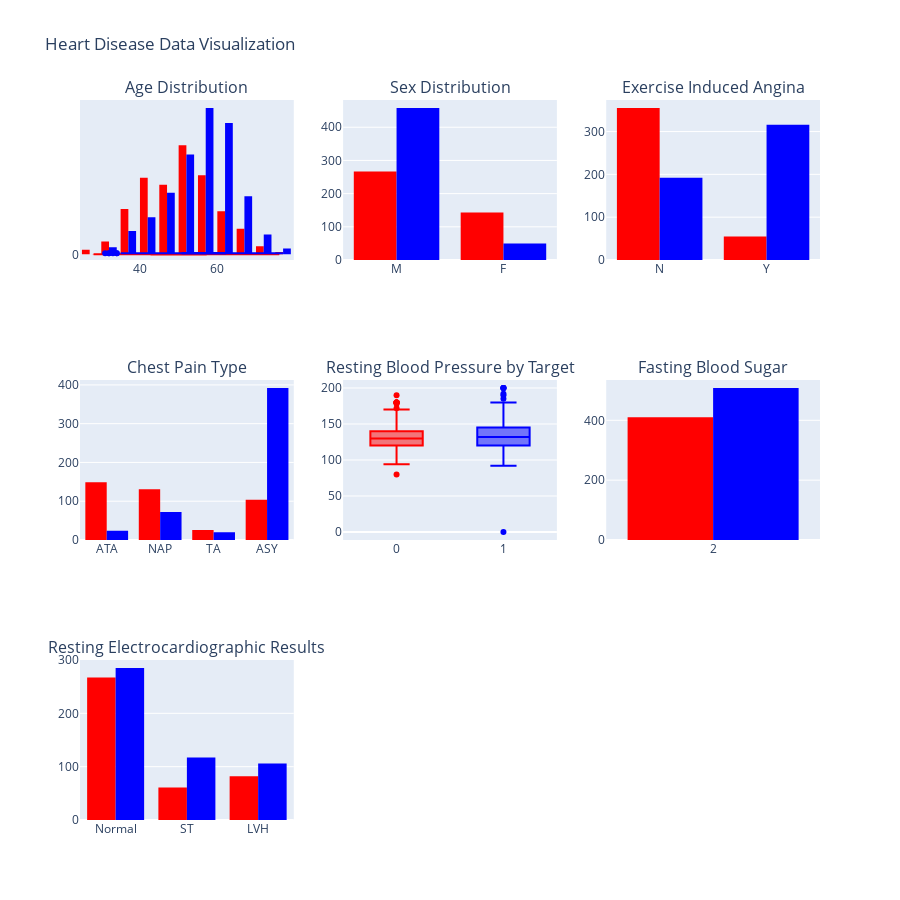

This figure's notebook cell:
### Markdown cell above
## Data exploration

### Code cell
import plotly.subplots as sp
import plotly.graph_objects as go
import plotly.express as px

color_discrete_map = {0: 'red', 1: 'blue'}

# Create subplot figure
fig = sp.make_subplots(rows=3, cols=3, subplot_titles=[
    'Age Distribution', 'Sex Distribution', 'Exercise Induced Angina',
    'Chest Pain Type', 'Resting Blood Pressure by Target',
    'Fasting Blood Sugar', 'Resting Electrocardiographic Results'
])

# Add Age Histogram
age_hist = px.histogram(df, x='Age', color='HeartDisease', color_discrete_map=color_discrete_map, marginal="box")
for trace in age_hist.data:
    fig.add_trace(trace, row=1, col=1)

# Add Sex Count Plot
sex_hist = px.histogram(df, x='Sex', color='HeartDisease', color_discrete_map=color_discrete_map)
for trace in sex_hist.data:
    fig.add_trace(trace, row=1, col=2)

# Add Exercise Induced Angina Count Plot
exng_hist = px.histogram(df, x='ExerciseAngina', color='HeartDisease', color_discrete_map=color_discrete_map)
for trace in exng_hist.data:
    fig.add_trace(trace, row=1, col=3)

# Add Chest Pain Type Count Plot
cp_hist = px.histogram(df, x='ChestPainType', color='HeartDisease', color_discrete_map=color_discrete_map)
for trace in cp_hist.data:
    fig.add_trace(trace, row=2, col=1)

# Add Resting Blood Pressure Box Plot by Target
trtbps_box = px.box(df, x='HeartDisease', y='RestingBP', color='HeartDisease', color_discrete_map=color_discrete_map)
for trace in trtbps_box.data:
    fig.add_trace(trace, row=2, col=2)

# Add Fasting Blood Sugar Count Plot
fbs_hist = px.histogram(df, x='FastingBS', color='HeartDisease', color_discrete_map=color_discrete_map)
for trace in fbs_hist.data:
    fig.add_trace(trace, row=2, col=3)

# Add Resting Electrocardiographic Results Count Plot
restecg_hist = px.histogram(df, x='RestingECG', color='HeartDisease', color_discrete_map=color_discrete_map)
for trace in restecg_hist.data:
    fig.add_trace(trace, row=3, col=1)

# Update layout for the subplot figure
fig.update_layout(height=900, width=900, title_text="Heart Disease Data Visualization", showlegend=False)

# Show plot
fig.show()

### Figure 1 — Plotly figure (JSON) as saved in the notebook; plotly's stock layout.template omitted (floating-point values rounded to 4 significant figures; data arrays with more than 128 entries replaced by an {"elided": "..."} marker saying what was removed)
{"data": [{"alignmentgroup": "True", "bingroup": "x", "hovertemplate": "HeartDisease=0<br>Age=%{x}<br>count=%{y}<extra></extra>", "legendgroup": "0", "marker": {"color": "red", "pattern": {"shape": ""}}, "name": "0", "offsetgroup": "0", "orientation": "v", "showlegend": true, "type": "histogram", "x": {"elided": "410 int values"}, "xaxis": "x", "yaxis": "y"}, {"alignmentgroup": "True", "hovertemplate": "HeartDisease=0<br>Age=%{x}<extra></extra>", "legendgroup": "0", "marker": {"color": "red"}, "name": "0", "notched": true, "offsetgroup": "0", "showlegend": false, "type": "box", "x": {"elided": "410 int values"}, "xaxis": "x", "yaxis": "y"}, {"alignmentgroup": "True", "bingroup": "x", "hovertemplate": "HeartDisease=1<br>Age=%{x}<br>count=%{y}<extra></extra>", "legendgroup": "1", "marker": {"color": "blue", "pattern": {"shape": ""}}, "name": "1", "offsetgroup": "1", "orientation": "v", "showlegend": true, "type": "histogram", "x": {"elided": "508 int values"}, "xaxis": "x", "yaxis": "y"}, {"alignmentgroup": "True", "hovertemplate": "HeartDisease=1<br>Age=%{x}<extra></extra>", "legendgroup": "1", "marker": {"color": "blue"}, "name": "1", "notched": true, "offsetgroup": "1", "showlegend": false, "type": "box", "x": {"elided": "508 int values"}, "xaxis": "x", "yaxis": "y"}, {"alignmentgroup": "True", "bingroup": "x", "hovertemplate": "HeartDisease=0<br>Sex=%{x}<br>count=%{y}<extra></extra>", "legendgroup": "0", "marker": {"color": "red", "pattern": {"shape": ""}}, "name": "0", "offsetgroup": "0", "orientation": "v", "showlegend": true, "type": "histogram", "x": {"elided": "410 str values"}, "xaxis": "x2", "yaxis": "y2"}, {"alignmentgroup": "True", "bingroup": "x", "hovertemplate": "HeartDisease=1<br>Sex=%{x}<br>count=%{y}<extra></extra>", "legendgroup": "1", "marker": {"color": "blue", "pattern": {"shape": ""}}, "name": "1", "offsetgroup": "1", "orientation": "v", "showlegend": true, "type": "histogram", "x": {"elided": "508 str values"}, "xaxis": "x2", "yaxis": "y2"}, {"alignmentgroup": "True", "bingroup": "x", "hovertemplate": "HeartDisease=0<br>ExerciseAngina=%{x}<br>count=%{y}<extra></extra>", "legendgroup": "0", "marker": {"color": "red", "pattern": {"shape": ""}}, "name": "0", "offsetgroup": "0", "orientation": "v", "showlegend": true, "type": "histogram", "x": {"elided": "410 str values"}, "xaxis": "x3", "yaxis": "y3"}, {"alignmentgroup": "True", "bingroup": "x", "hovertemplate": "HeartDisease=1<br>ExerciseAngina=%{x}<br>count=%{y}<extra></extra>", "legendgroup": "1", "marker": {"color": "blue", "pattern": {"shape": ""}}, "name": "1", "offsetgroup": "1", "orientation": "v", "showlegend": true, "type": "histogram", "x": {"elided": "508 str values"}, "xaxis": "x3", "yaxis": "y3"}, {"alignmentgroup": "True", "bingroup": "x", "hovertemplate": "HeartDisease=0<br>ChestPainType=%{x}<br>count=%{y}<extra></extra>", "legendgroup": "0", "marker": {"color": "red", "pattern": {"shape": ""}}, "name": "0", "offsetgroup": "0", "orientation": "v", "showlegend": true, "type": "histogram", "x": {"elided": "410 str values"}, "xaxis": "x4", "yaxis": "y4"}, {"alignmentgroup": "True", "bingroup": "x", "hovertemplate": "HeartDisease=1<br>ChestPainType=%{x}<br>count=%{y}<extra></extra>", "legendgroup": "1", "marker": {"color": "blue", "pattern": {"shape": ""}}, "name": "1", "offsetgroup": "1", "orientation": "v", "showlegend": true, "type": "histogram", "x": {"elided": "508 str values"}, "xaxis": "x4", "yaxis": "y4"}, {"alignmentgroup": "True", "hovertemplate": "HeartDisease=%{x}<br>RestingBP=%{y}<extra></extra>", "legendgroup": "0", "marker": {"color": "red"}, "name": "0", "notched": false, "offsetgroup": "0", "orientation": "v", "showlegend": true, "type": "box", "x": {"elided": "410 int values"}, "x0": " ", "xaxis": "x5", "y": {"elided": "410 int values"}, "y0": " ", "yaxis": "y5"}, {"alignmentgroup": "True", "hovertemplate": "HeartDisease=%{x}<br>RestingBP=%{y}<extra></extra>", "legendgroup": "1", "marker": {"color": "blue"}, "name": "1", "notched": false, "offsetgroup": "1", "orientation": "v", "showlegend": true, "type": "box", "x": {"elided": "508 int values"}, "x0": " ", "xaxis": "x5", "y": {"elided": "508 int values"}, "y0": " ", "yaxis": "y5"}, {"alignmentgroup": "True", "bingroup": "x", "hovertemplate": "HeartDisease=0<br>FastingBS=%{x}<br>count=%{y}<extra></extra>", "legendgroup": "0", "marker": {"color": "red", "pattern": {"shape": ""}}, "name": "0", "offsetgroup": "0", "orientation": "v", "showlegend": true, "type": "histogram", "x": {"elided": "410 int values"}, "xaxis": "x6", "yaxis": "y6"}, {"alignmentgroup": "True", "bingroup": "x", "hovertemplate": "HeartDisease=1<br>FastingBS=%{x}<br>count=%{y}<extra></extra>", "legendgroup": "1", "marker": {"color": "blue", "pattern": {"shape": ""}}, "name": "1", "offsetgroup": "1", "orientation": "v", "showlegend": true, "type": "histogram", "x": {"elided": "508 int values"}, "xaxis": "x6", "yaxis": "y6"}, {"alignmentgroup": "True", "bingroup": "x", "hovertemplate": "HeartDisease=0<br>RestingECG=%{x}<br>count=%{y}<extra></extra>", "legendgroup": "0", "marker": {"color": "red", "pattern": {"shape": ""}}, "name": "0", "offsetgroup": "0", "orientation": "v", "showlegend": true, "type": "histogram", "x": {"elided": "410 str values"}, "xaxis": "x7", "yaxis": "y7"}, {"alignmentgroup": "True", "bingroup": "x", "hovertemplate": "HeartDisease=1<br>RestingECG=%{x}<br>count=%{y}<extra></extra>", "legendgroup": "1", "marker": {"color": "blue", "pattern": {"shape": ""}}, "name": "1", "offsetgroup": "1", "orientation": "v", "showlegend": true, "type": "histogram", "x": {"elided": "508 str values"}, "xaxis": "x7", "yaxis": "y7"}], "layout": {"annotations": [{"font": {"size": 16}, "showarrow": false, "text": "Age Distribution", "x": 0.1444, "xanchor": "center", "xref": "paper", "y": 1, "yanchor": "bottom", "yref": "paper"}, {"font": {"size": 16}, "showarrow": false, "text": "Sex Distribution", "x": 0.5, "xanchor": "center", "xref": "paper", "y": 1, "yanchor": "bottom", "yref": "paper"}, {"font": {"size": 16}, "showarrow": false, "text": "Exercise Induced Angina", "x": 0.8556, "xanchor": "center", "xref": "paper", "y": 1, "yanchor": "bottom", "yref": "paper"}, {"font": {"size": 16}, "showarrow": false, "text": "Chest Pain Type", "x": 0.1444, "xanchor": "center", "xref": "paper", "y": 0.6111, "yanchor": "bottom", "yref": "paper"}, {"font": {"size": 16}, "showarrow": false, "text": "Resting Blood Pressure by Target", "x": 0.5, "xanchor": "center", "xref": "paper", "y": 0.6111, "yanchor": "bottom", "yref": "paper"}, {"font": {"size": 16}, "showarrow": false, "text": "Fasting Blood Sugar", "x": 0.8556, "xanchor": "center", "xref": "paper", "y": 0.6111, "yanchor": "bottom", "yref": "paper"}, {"font": {"size": 16}, "showarrow": false, "text": "Resting Electrocardiographic Results", "x": 0.1444, "xanchor": "center", "xref": "paper", "y": 0.2222, "yanchor": "bottom", "yref": "paper"}], "height": 900, "showlegend": false, "title": {"text": "Heart Disease Data Visualization"}, "width": 900, "xaxis": {"anchor": "y", "domain": [0, 0.2889]}, "xaxis2": {"anchor": "y2", "domain": [0.3556, 0.6444]}, "xaxis3": {"anchor": "y3", "domain": [0.7111, 1]}, "xaxis4": {"anchor": "y4", "domain": [0, 0.2889]}, "xaxis5": {"anchor": "y5", "domain": [0.3556, 0.6444]}, "xaxis6": {"anchor": "y6", "domain": [0.7111, 1]}, "xaxis7": {"anchor": "y7", "domain": [0, 0.2889]}, "xaxis8": {"anchor": "y8", "domain": [0.3556, 0.6444]}, "xaxis9": {"anchor": "y9", "domain": [0.7111, 1]}, "yaxis": {"anchor": "x", "domain": [0.7778, 1]}, "yaxis2": {"anchor": "x2", "domain": [0.7778, 1]}, "yaxis3": {"anchor": "x3", "domain": [0.7778, 1]}, "yaxis4": {"anchor": "x4", "domain": [0.3889, 0.6111]}, "yaxis5": {"anchor": "x5", "domain": [0.3889, 0.6111]}, "yaxis6": {"anchor": "x6", "domain": [0.3889, 0.6111]}, "yaxis7": {"anchor": "x7", "domain": [0, 0.2222]}, "yaxis8": {"anchor": "x8", "domain": [0, 0.2222]}, "yaxis9": {"anchor": "x9", "domain": [0, 0.2222]}}}
